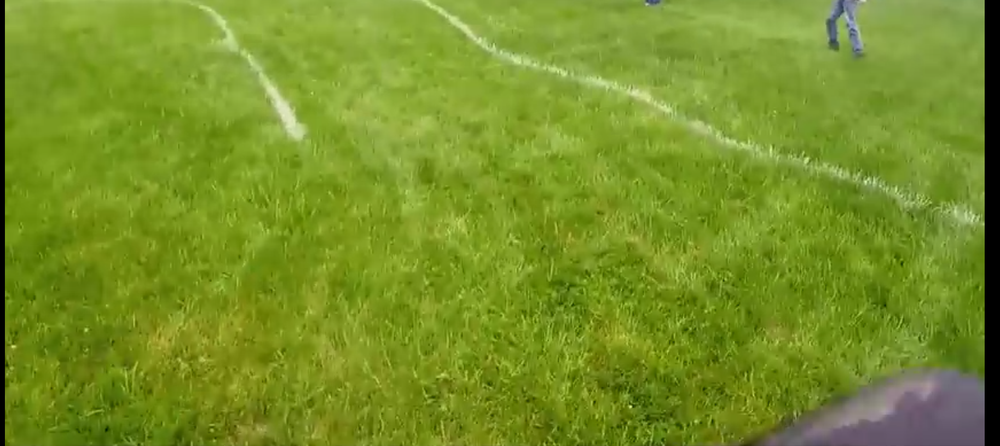
#> input picture Shrung_me19b168/media/barrels/grass3.png, 1000 x 446 px, shrunk from 1827 x 815 before the run, found by its file name
$ python assignment2q2.py
#> lines starting #> are read from the running program, lines starting #| are printed output that depends on the picture; after the words box and inside, x2 and y2 are one past the last pixel; in counts of white or black regions, pixels touching at a corner belong together; pictures that were not available may be replaced by others from this repository, and a replacement may not be noted
import cv2
import matplotlib.pyplot as plt
import numpy as np


kernel = cv2.getStructuringElement(cv2.MORPH_ELLIPSE, (5, 5))
kernel2 = np.ones((7, 7))
kernel3 = np.ones((5, 5))

roi = cv2.imread('../media/barrels/grass3.png')
#> roi is the input picture: shape (446, 1000, 3); mean B, G, R 38.7, 144.9, 118.9
hsv_roi =  cv2.cvtColor(roi, cv2.COLOR_BGR2HSV)
#> hsv_roi: shape (446, 1000, 3); mean H, S, V 38.9, 186.9, 145.3
#cv2.imshow('roi',roi)
roi_hist = cv2.calcHist([hsv_roi], [0, 1], None, [100, 100], [0, 180, 0, 255])
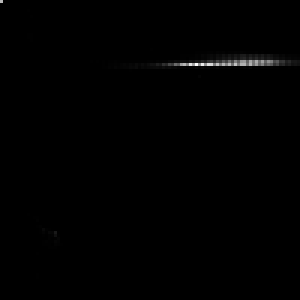
#> roi_hist: shape (100, 100) float32 (shown 3 times larger); min 0, max 10418, mean 43.9; drawn with min black and max white
#cv2.normalize(roi_hist, roi_hist, 0, 10, cv2.NORM_MINMAX)

vid = cv2.VideoCapture('../media/barrels/barrel.mp4')
while vid.isOpened():
    bool, original = vid.read()
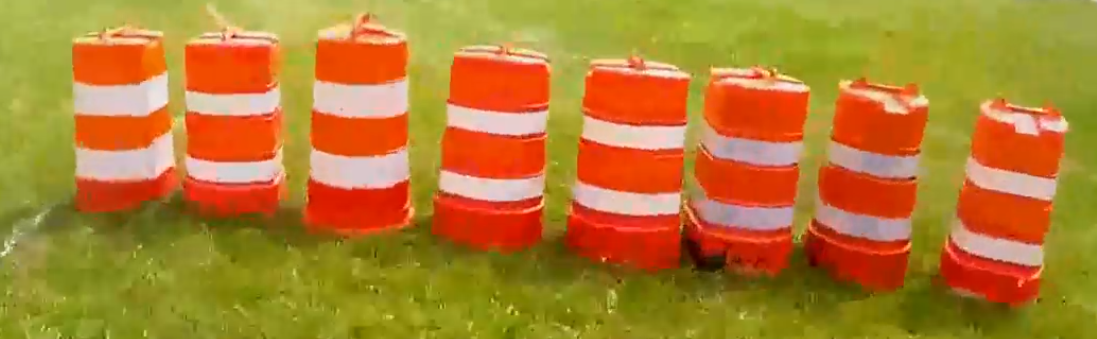
#> input picture Original.png, 1097 x 339 px, given in place of barrel.mp4, which was not available
#> original is the input picture: shape (339, 1097, 3); mean B, G, R 48.3, 126.2, 177.4
    if bool:
        hsv_original = cv2.cvtColor(original, cv2.COLOR_BGR2HSV)
#> hsv_original: shape (339, 1097, 3); mean H, S, V 24.5, 190.2, 179.4
        cv2.imshow('original', original)

        mask = cv2.calcBackProject([hsv_original], [0, 1], roi_hist, [0, 180, 0, 256], 1)
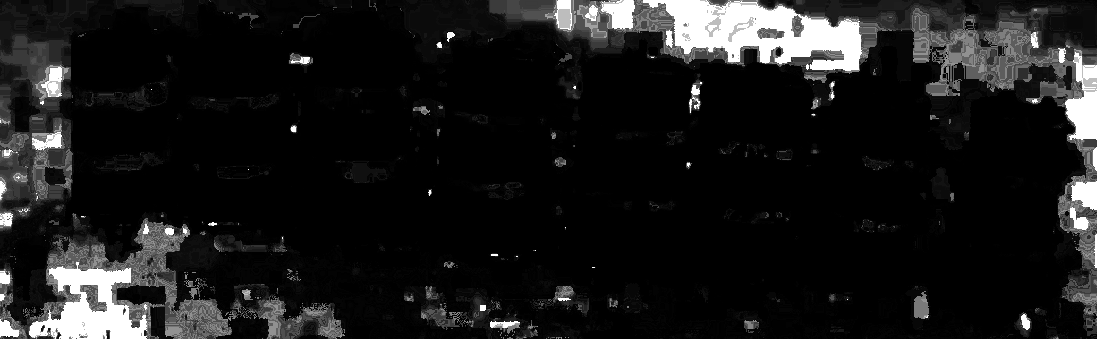
#> mask: shape (339, 1097); min 0, max 255, mean 26.1
        mask = cv2.filter2D(mask, -1, kernel)
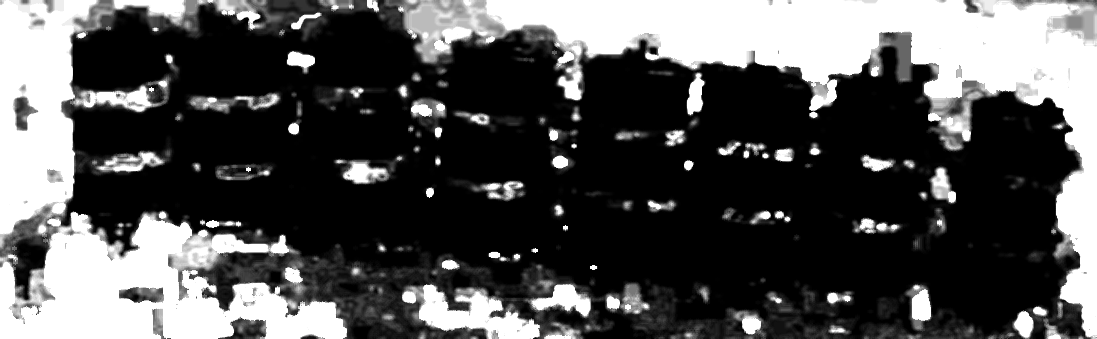
#> mask: shape (339, 1097); min 0, max 255, mean 83.1

        #mask = cv2.GaussianBlur(mask, (3, 3), 0)
        _, mask = cv2.threshold(mask, 10, 255, cv2.THRESH_BINARY)
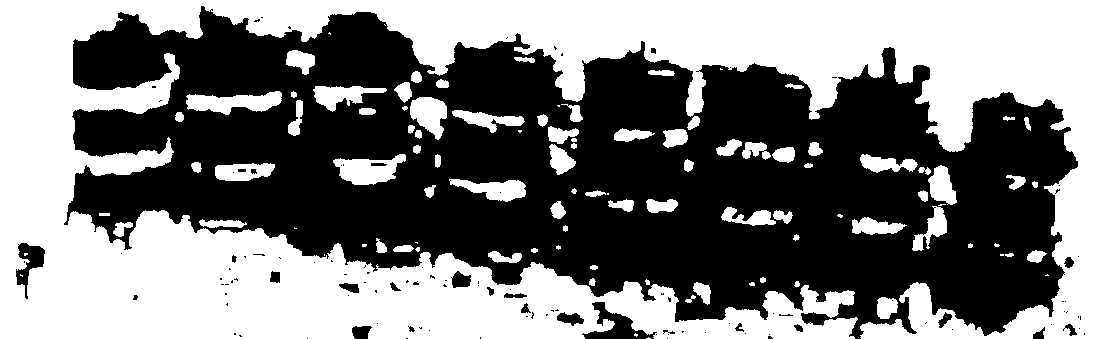
#> mask: shape (339, 1097); 47.9% white; 100 white regions (21 under 20 px), largest, box (x1, y1, x2, y2) and area: (0, 0, 1097, 339) 158738, (186, 91, 282, 115) 1380, (333, 154, 406, 185) 1355

        mask = cv2.dilate(mask, kernel, 2)
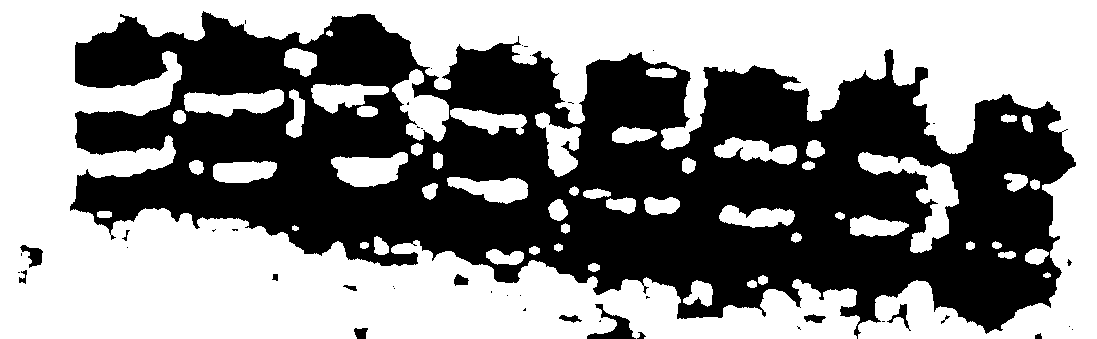
#> mask: shape (339, 1097); 54% white; 44 black regions (29 under 20 px), largest, box (x1, y1, x2, y2) and area: (70, 11, 1076, 339) 169104, (587, 304, 636, 339) 596, (20, 245, 43, 268) 258
        #mask = cv2.erode(mask, kernel, 3)

        mask = cv2.bitwise_not(mask)

        cv2.imshow('mask', mask)

        mask = cv2.merge((mask, mask, mask))
        result = cv2.bitwise_and(original, mask)
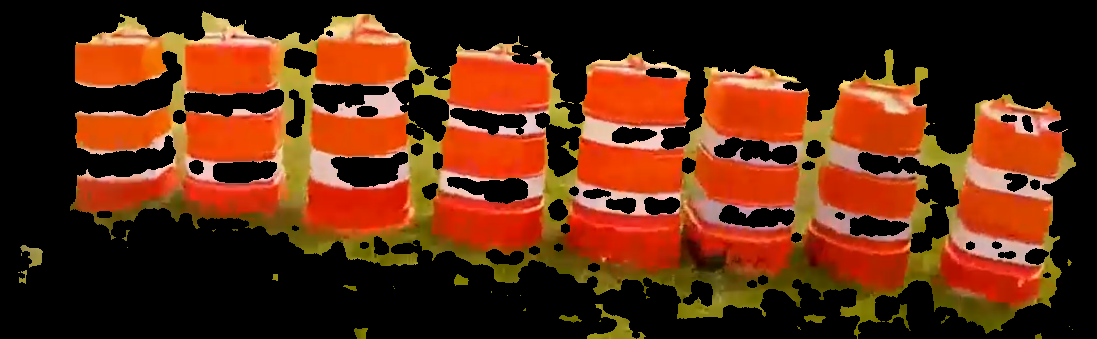
#> result: shape (339, 1097, 3); mean B, G, R 16.4, 42, 92


        #cv2.imshow('mask',mask)
        cv2.imshow('result', result)

        if cv2.waitKey(10) & 0xFF == ord('q'):
#> (key q is pressed here)
            break
    else:
        break

vid.release()
cv2.destroyAllWindows()
